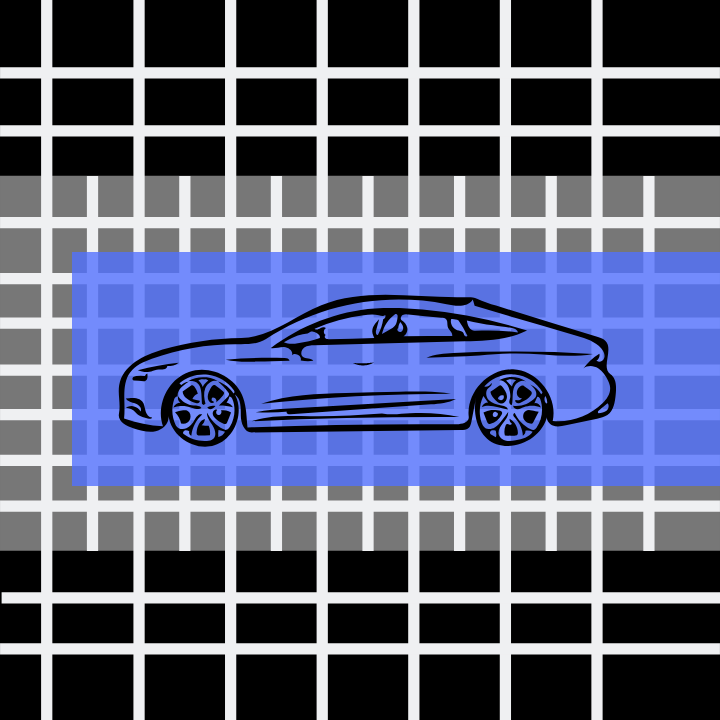
#> input picture quiz1_car.png, 720 x 720 px
$ jupyter execute OpenCV_Assignment1_Week3.ipynb   (shell and % lines are left out)
#> lines starting #> are read from the running program, lines starting #| are printed output that depends on the picture; after the words box and inside, x2 and y2 are one past the last pixel; in counts of white or black regions, pixels touching at a corner belong together; long printed decimals are rounded
[cell 1]
import os
import cv2
import matplotlib.pyplot as plt
import numpy as np

[cell 2]
import matplotlib
matplotlib.rcParams['figure.figsize'] = (10.0, 10.0)
matplotlib.rcParams['image.cmap'] = 'gray'

[cell 3]
print(os.getcwd())

[cell 4]
image = cv2.imread('quiz1_car.png')
#> image is the input picture: shape (720, 720, 3); mean B, G, R 124, 94.7, 88.1

[cell 5]
imageCopy = image.copy()
plt.imshow(image[:,:,::-1]);
plt.title("Original Image")

[cell 6]
imageB, imageG, imageR = np.moveaxis(image, 2, 0)
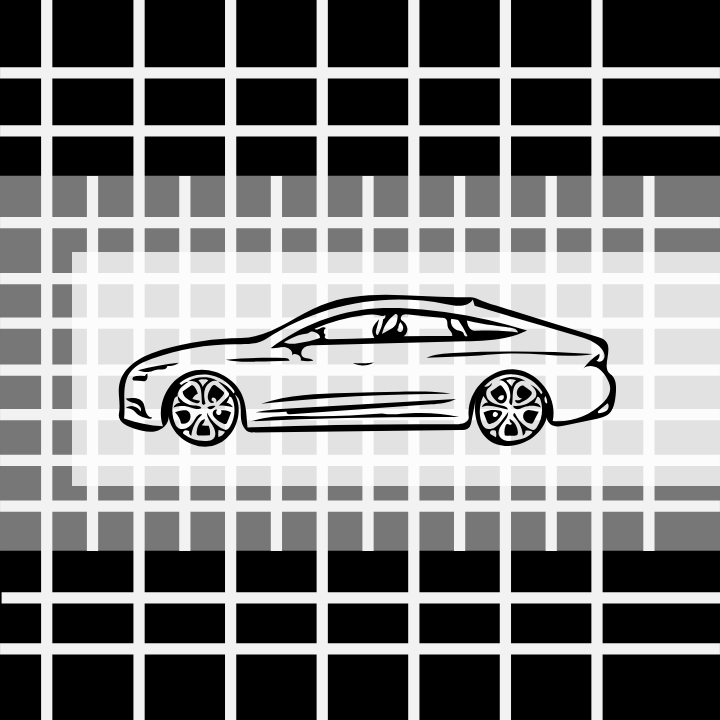
#> imageB: shape (720, 720); min 0, max 252, mean 124
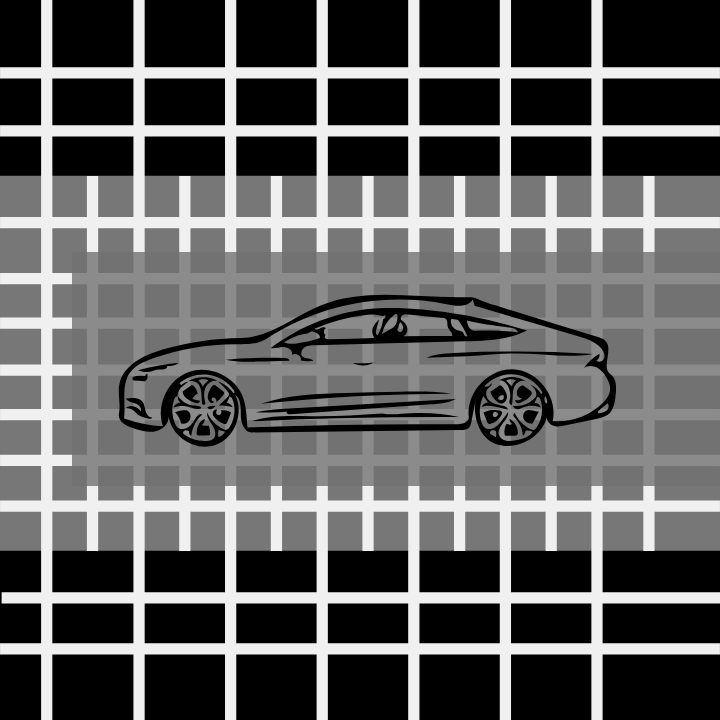
#> imageG: shape (720, 720); min 0, max 240, mean 94.7
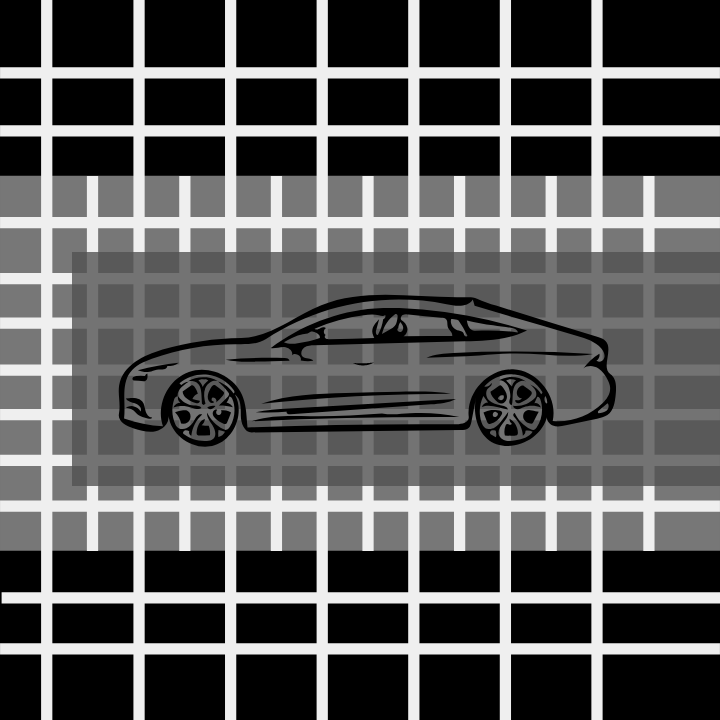
#> imageR: shape (720, 720); min 0, max 239, mean 88.1

[cell 7]
plt.figure(figsize=(20,12))
plt.subplot(141)
plt.imshow(image[:,:,::-1]);
plt.title("Original Image")
plt.subplot(142)
plt.imshow(imageB);
plt.title("Blue Channel")
plt.subplot(143)
plt.imshow(imageG);
plt.title("Green Channel")
plt.subplot(144)
plt.imshow(imageR);
plt.title("Red Channel");
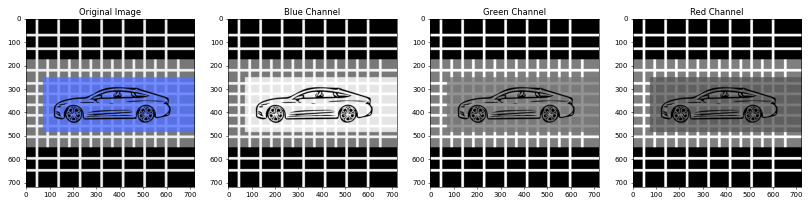
#> figure drawn by matplotlib, 4 panels

[cell 8]
thresh = 115
maxValue = 255
src = imageB

th, dst_bin = cv2.threshold(src, thresh, maxValue, cv2.THRESH_BINARY)
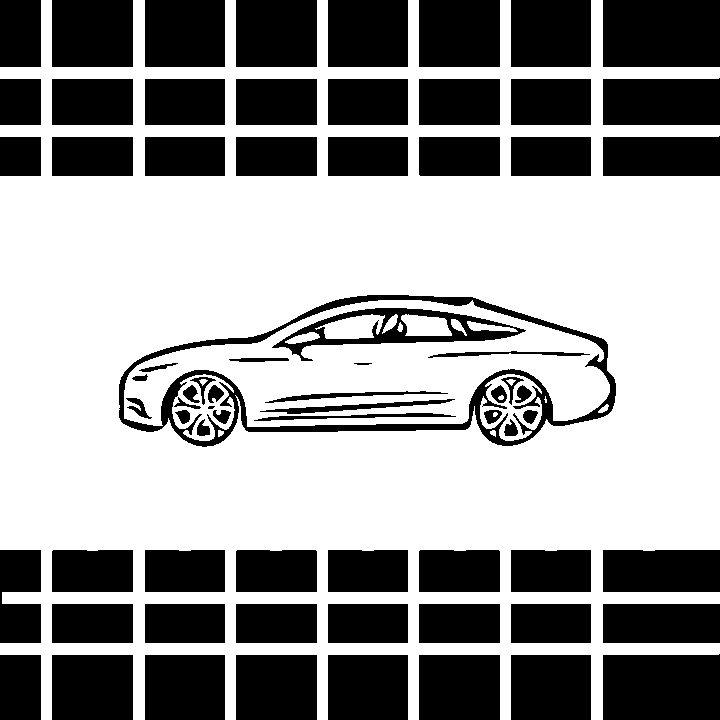
#> dst_bin: shape (720, 720); 59.7% white; 72 black regions (1 under 20 px), largest, box (x1, y1, x2, y2) and area: (119, 295, 616, 447) 9225, (603, 0, 720, 67) 7839, (603, 654, 720, 720) 7606
#> th = 115

[cell 9]
plt.imshow(dst_bin, cmap='gray', vmin=0, vmax=255)
plt.title("Threshold Binary")

[cell 10]
kSize5 = (5,5)
kSize11 = (11,11)
kSize23 = (23,23)
kSize45 = (45,45)
kernel5 = cv2.getStructuringElement(cv2.MORPH_ELLIPSE, kSize5)
kernel11 = cv2.getStructuringElement(cv2.MORPH_ELLIPSE, kSize11)
kernel23 = cv2.getStructuringElement(cv2.MORPH_ELLIPSE, kSize23)
kernel45 = cv2.getStructuringElement(cv2.MORPH_ELLIPSE, kSize45)

[cell 11]
imageEroded1 = cv2.erode(dst_bin, kernel23, iterations=3)
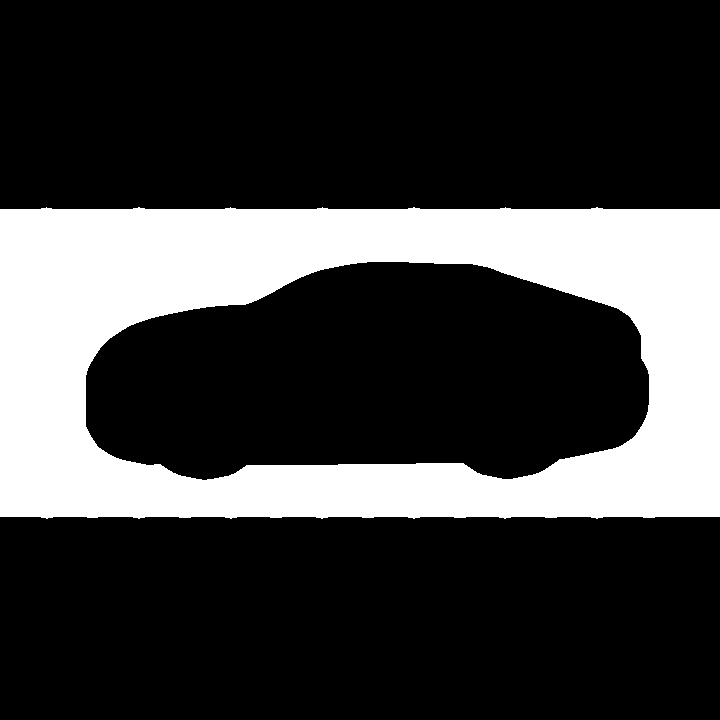
#> imageEroded1: shape (720, 720); 24.3% white; 1 white region, box (x1, y1, x2, y2) and area: (0, 207, 720, 519) 125821
imageDilated1 = cv2.dilate(imageEroded1, kernel23, iterations=3)
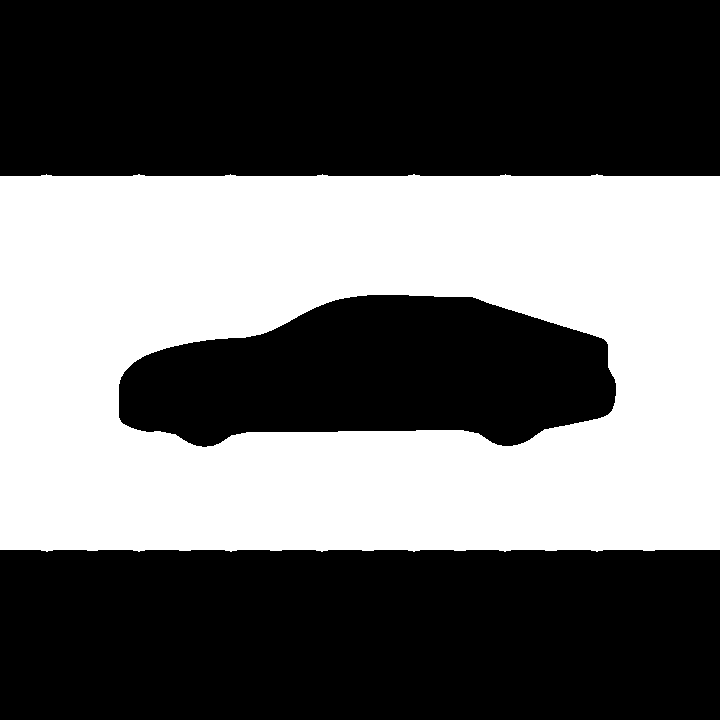
#> imageDilated1: shape (720, 720); 41.4% white; 1 white region

[cell 12]
plt.figure(figsize=[20,12])
plt.subplot(231);plt.imshow(imageEroded1, cmap='gray', vmin=0, vmax=255);plt.title("Threshold Binary Eroded 3 Times");
plt.subplot(232);plt.imshow(imageDilated1, cmap='gray', vmin=0, vmax=255);plt.title("Threshold Binary Dilated 3 Times");

[cell 13]
contours, hierarchy = cv2.findContours(imageDilated1, cv2.RETR_LIST, cv2.CHAIN_APPROX_SIMPLE)
#> contours = 2 contours; box (x1, y1, x2, y2) and area: (0, 174, 720, 552) 268458, (118, 294, 617, 448) 55628

[cell 14]
print(len(contours))
#| 2

[cell 15]
for i in range(len(contours)):
    area = cv2.contourArea(contours[i])
    perimeter = cv2.arcLength(contours[i],True)

    print("Contour {} has area = {} and perimeter = {}".format(i, area, perimeter))
#> this loop made 2 passes
#> (area, perimeter) on passes 1 to 2: (55628.5, 1193.7), (268458, 2213)
#| Contour 0 has area = 55628.5 and perimeter = 1193.654
#| Contour 1 has area = 268458.0 and perimeter = 2212.995

[cell 16]
image_c = image.copy()
cv2.drawContours(image_c, contours, 0, (0,255,0), 5)
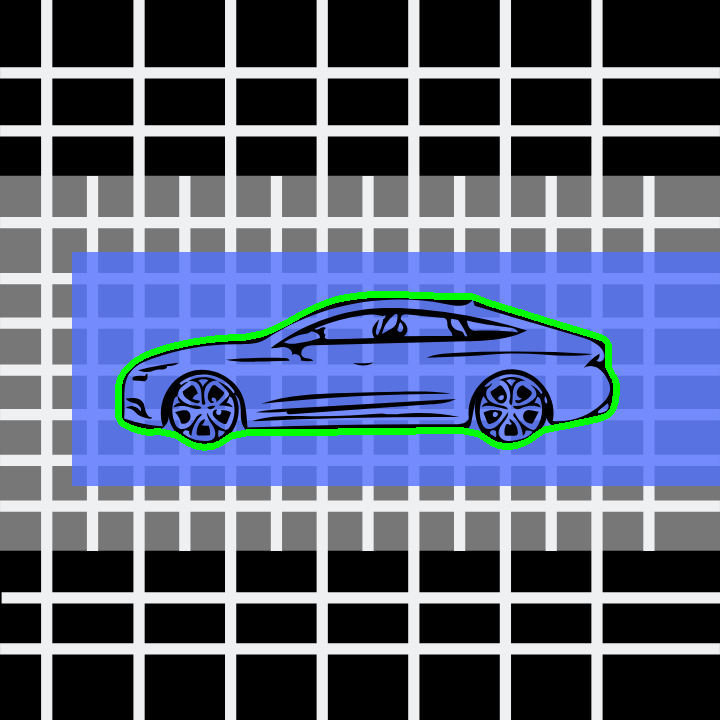
#> image_c: shape (720, 720, 3); 1.49% of pixels changed, all inside (x1, y1, x2, y2) = (115, 291, 620, 451)
plt.imshow(image_c[:,:,::-1])
plt.title("Image With All Contours Detected")
